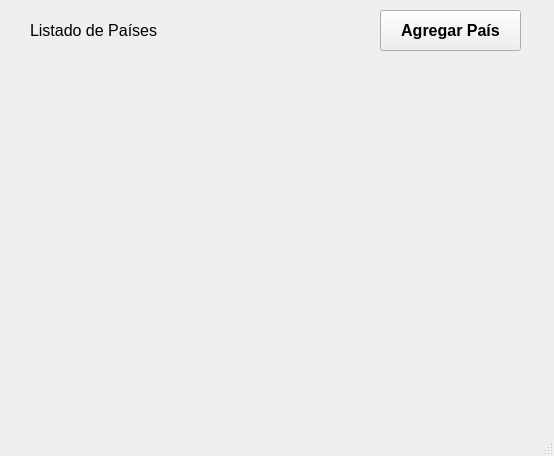
<?xml version="1.0" encoding="UTF-8"?>
<ui version="4.0">
 <class>MainWindow</class>
 <widget class="QMainWindow" name="MainWindow">
  <property name="geometry">
   <rect>
    <x>0</x>
    <y>0</y>
    <width>554</width>
    <height>456</height>
   </rect>
  </property>
  <property name="windowTitle">
   <string>MainWindow</string>
  </property>
  <widget class="QWidget" name="centralwidget">
   <widget class="QPushButton" name="pushButton">
    <property name="geometry">
     <rect>
      <x>380</x>
      <y>10</y>
      <width>141</width>
      <height>41</height>
     </rect>
    </property>
    <property name="font">
     <font>
      <pointsize>12</pointsize>
      <bold>true</bold>
     </font>
    </property>
    <property name="text">
     <string>Agregar País</string>
    </property>
   </widget>
   <widget class="QLabel" name="label">
    <property name="geometry">
     <rect>
      <x>30</x>
      <y>10</y>
      <width>131</width>
      <height>41</height>
     </rect>
    </property>
    <property name="font">
     <font>
      <pointsize>12</pointsize>
     </font>
    </property>
    <property name="text">
     <string>Listado de Países</string>
    </property>
   </widget>
   <widget class="QWidget" name="verticalLayoutWidget">
    <property name="geometry">
     <rect>
      <x>20</x>
      <y>70</y>
      <width>511</width>
      <height>341</height>
     </rect>
    </property>
    <layout class="QVBoxLayout" name="verticalLayout"/>
   </widget>
  </widget>
  <widget class="QMenuBar" name="menubar">
   <property name="geometry">
    <rect>
     <x>0</x>
     <y>0</y>
     <width>554</width>
     <height>21</height>
    </rect>
   </property>
  </widget>
  <widget class="QStatusBar" name="statusbar"/>
 </widget>
 <resources/>
 <connections/>
</ui>
